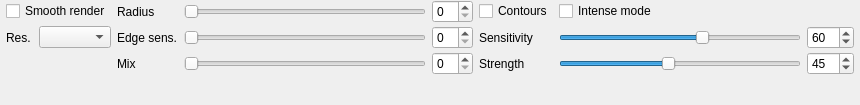
<?xml version="1.0" encoding="UTF-8"?>
<ui version="4.0">
 <class>toolbar_renderenhance</class>
 <widget class="QWidget" name="toolbar_renderenhance">
  <property name="geometry">
   <rect>
    <x>0</x>
    <y>0</y>
    <width>860</width>
    <height>105</height>
   </rect>
  </property>
  <property name="windowTitle">
   <string>Render Enhance Group</string>
  </property>
  <layout class="QGridLayout" name="gridLayout">
   <property name="leftMargin">
    <number>6</number>
   </property>
   <property name="topMargin">
    <number>0</number>
   </property>
   <property name="rightMargin">
    <number>6</number>
   </property>
   <property name="bottomMargin">
    <number>0</number>
   </property>
   <property name="verticalSpacing">
    <number>3</number>
   </property>
   <item row="0" column="0" colspan="2">
    <widget class="QCheckBox" name="checkBox_edgeAwareBlur">
     <property name="text">
      <string>Smooth render</string>
     </property>
    </widget>
   </item>
   <item row="1" column="0">
    <widget class="QLabel" name="label_resolution">
     <property name="text">
      <string>Res.</string>
     </property>
    </widget>
   </item>
   <item row="1" column="1">
    <widget class="QComboBox" name="comboBox_edgeAwareResolution"/>
   </item>
   <item row="0" column="2">
    <widget class="QLabel" name="label_radius">
     <property name="text">
      <string>Radius</string>
     </property>
    </widget>
   </item>
   <item row="0" column="3">
    <widget class="QSlider" name="slider_edgeAwareRadius">
     <property name="minimumSize">
      <size>
       <width>80</width>
       <height>0</height>
      </size>
     </property>
     <property name="orientation">
      <enum>Qt::Horizontal</enum>
     </property>
    </widget>
   </item>
   <item row="0" column="4">
    <widget class="QSpinBox" name="spinBox_edgeAwareRadius"/>
   </item>
   <item row="1" column="2">
    <widget class="QLabel" name="label_edgeSensibility">
     <property name="text">
      <string>Edge sens.</string>
     </property>
    </widget>
   </item>
   <item row="1" column="3">
    <widget class="QSlider" name="slider_edgeAwareDepth">
     <property name="orientation">
      <enum>Qt::Horizontal</enum>
     </property>
    </widget>
   </item>
   <item row="1" column="4">
    <widget class="QSpinBox" name="spinBox_edgeAwareDepth"/>
   </item>
   <item row="2" column="2">
    <widget class="QLabel" name="label_mix">
     <property name="text">
      <string>Mix</string>
     </property>
    </widget>
   </item>
   <item row="2" column="3">
    <widget class="QSlider" name="slider_edgeAwareBlend">
     <property name="minimumSize">
      <size>
       <width>80</width>
       <height>0</height>
      </size>
     </property>
     <property name="orientation">
      <enum>Qt::Horizontal</enum>
     </property>
    </widget>
   </item>
   <item row="2" column="4">
    <widget class="QSpinBox" name="spinBox_edgeAwareBlend"/>
   </item>
   <item row="0" column="5">
    <widget class="QCheckBox" name="checkBox_depthLining">
     <property name="text">
      <string>Contours</string>
     </property>
    </widget>
   </item>
   <item row="0" column="6">
    <widget class="QCheckBox" name="checkBox_depthLiningStrongMode">
     <property name="text">
      <string>Intense mode</string>
     </property>
    </widget>
   </item>
   <item row="1" column="5">
    <widget class="QLabel" name="label_depthLiningSensitivity">
     <property name="text">
      <string>Sensitivity</string>
     </property>
    </widget>
   </item>
   <item row="1" column="6">
    <widget class="QSlider" name="slider_depthLiningSensitivity">
     <property name="minimum">
      <number>0</number>
     </property>
     <property name="maximum">
      <number>100</number>
     </property>
     <property name="value">
      <number>60</number>
     </property>
     <property name="orientation">
      <enum>Qt::Horizontal</enum>
     </property>
    </widget>
   </item>
   <item row="1" column="7">
    <widget class="QSpinBox" name="spinBox_depthLiningSensitivity">
     <property name="maximum">
      <number>100</number>
     </property>
     <property name="value">
      <number>60</number>
     </property>
    </widget>
   </item>
   <item row="2" column="5">
    <widget class="QLabel" name="label_depthLiningStrength">
     <property name="text">
      <string>Strength</string>
     </property>
    </widget>
   </item>
   <item row="2" column="6">
    <widget class="QSlider" name="slider_depthLiningStrength">
     <property name="minimum">
      <number>0</number>
     </property>
     <property name="maximum">
      <number>100</number>
     </property>
     <property name="value">
      <number>45</number>
     </property>
     <property name="orientation">
      <enum>Qt::Horizontal</enum>
     </property>
    </widget>
   </item>
   <item row="2" column="7">
    <widget class="QSpinBox" name="spinBox_depthLiningStrength">
     <property name="maximum">
      <number>100</number>
     </property>
     <property name="value">
      <number>45</number>
     </property>
    </widget>
   </item>
   <item row="3" column="0">
    <spacer name="verticalSpacer">
     <property name="orientation">
      <enum>Qt::Vertical</enum>
     </property>
     <property name="sizeHint" stdset="0">
      <size>
       <width>0</width>
       <height>0</height>
      </size>
     </property>
    </spacer>
   </item>
  </layout>
 </widget>
 <resources/>
 <connections/>
</ui>
